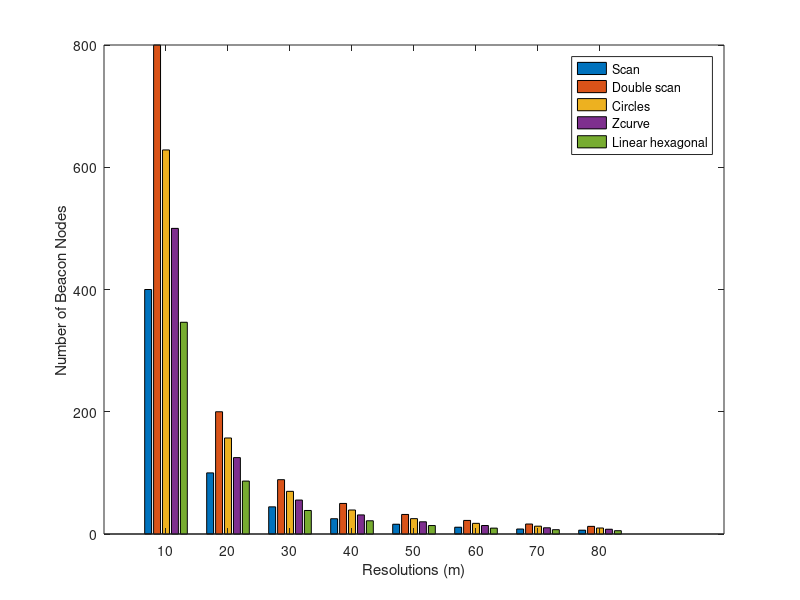

Reproduce this figure in MATLAB. (Note: this script raises an error after producing the figure.)
m = 200;
resolutions = 10:10:80;

beacon_counts = zeros(length(resolutions), 6);

for i = 1:length(resolutions)
    r = resolutions(i);
    beacon_counts(i, 1) = r; % Resolution
    beacon_counts(i, 2) = (m*m)/(r*r); % Scan technique 
    beacon_counts(i, 3) = 2 * (m*m/(r*r)); % Dscan technique
    beacon_counts(i, 4) = (pi / 2) * (m / r)^2; % Circle technique
    beacon_counts(i, 5) = (5/4)*((m*m)/(r*r)); % z_curve technique
    beacon_counts(i, 6) = (3*m*m)/((2*sqrt(3))*r*r); % LH technique
    %beacon_counts(i, 7) = (0.9 * sqrt(3) / 4) * (m / r)^2; % Triangular technique
end

figure;
bar(beacon_counts(:, 1), beacon_counts(:, 2:end));

xlabel('Resolutions (m)');
ylabel('Number of Beacon Nodes');
%title('Number of Beacon Nodes for Different Techniques');

legend('Scan', 'Double scan', 'Circles', 'Zcurve','Linear hexagonal', 'Location', 'Best');
colormap('parula');
